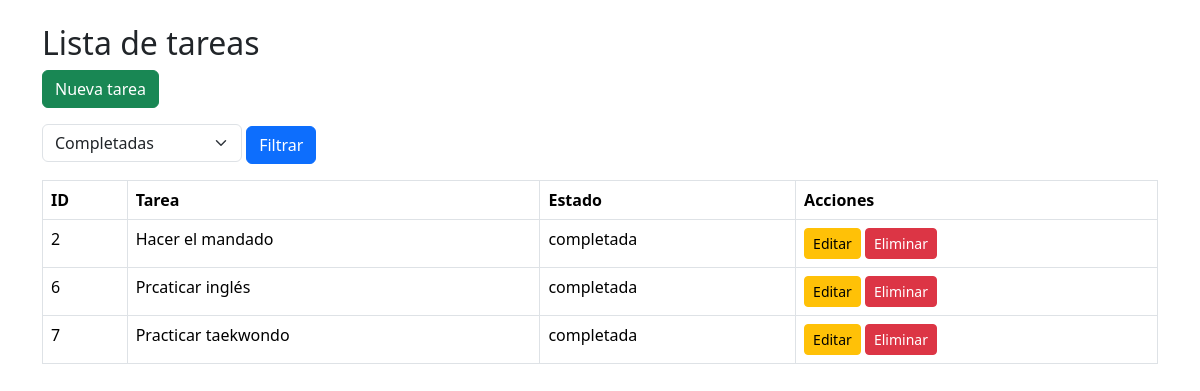
/index.php?estado=completada, run on the app's committed database.
### tables this page shows
CREATE TABLE `tareas` (
  `id` int(11) NOT NULL,
  `nombre` varchar(100) DEFAULT NULL,
  `estado` enum('pendiente','completada') DEFAULT 'pendiente'
);

### index.php (the view, shortened to what this page needs)
<?php
include("conexion.php");
$filtro = isset($_GET['estado']) ? $_GET['estado'] : '';
if ($filtro != "") {
    $resultado = $conexion->query("SELECT * FROM tareas WHERE estado='$filtro'");
} else {
    $resultado = $conexion->query("SELECT * FROM tareas");
}
?>
<div class="container mt-4">
    <h2>Lista de tareas</h2>
    <a href="crear.php" class="btn btn-success mb-3">Nueva tarea</a>
    <form class="mb-3" method="GET">
        <link href="https://cdn.jsdelivr.net/npm/bootstrap@5.3.2/dist/css/bootstrap.min.css" rel="stylesheet">
        <select name="estado" class="form-select" style="width:200px; display:inline-block;">
            <option value="completada" <?= $filtro=='completada'?'selected':'' ?>>Completadas</option>
        </select>
        <button class="btn btn-primary">Filtrar</button>
    </form>
    <table class="table table-bordered">
        <thead>
            <tr>
                <th>ID</th>
                <th>Tarea</th>
                <th>Estado</th>
                <th>Acciones</th>
            </tr>
        </thead>
        <tbody>
        <?php while ($fila = $resultado->fetch_assoc()): ?>
            <tr>
                <td><?= $fila['id'] ?></td>
                <td><?= $fila['nombre'] ?></td>
                <td><?= $fila['estado'] ?></td>
                <td>
                    <a href="editar.php?id=<?= $fila['id'] ?>" class="btn btn-warning btn-sm">Editar</a>
                    <a href="eliminar.php?id=<?= $fila['id'] ?>" class="btn btn-danger btn-sm">Eliminar</a>
                </td>
            </tr>
        <?php endwhile; ?>
        </tbody>
    </table>
</div>

### data on the page
tareas: id "2", nombre "Hacer el mandado", estado "completada"
tareas: id "6", nombre "Prcaticar inglés", estado "completada"
tareas: id "7", nombre "Practicar taekwondo", estado "completada"
